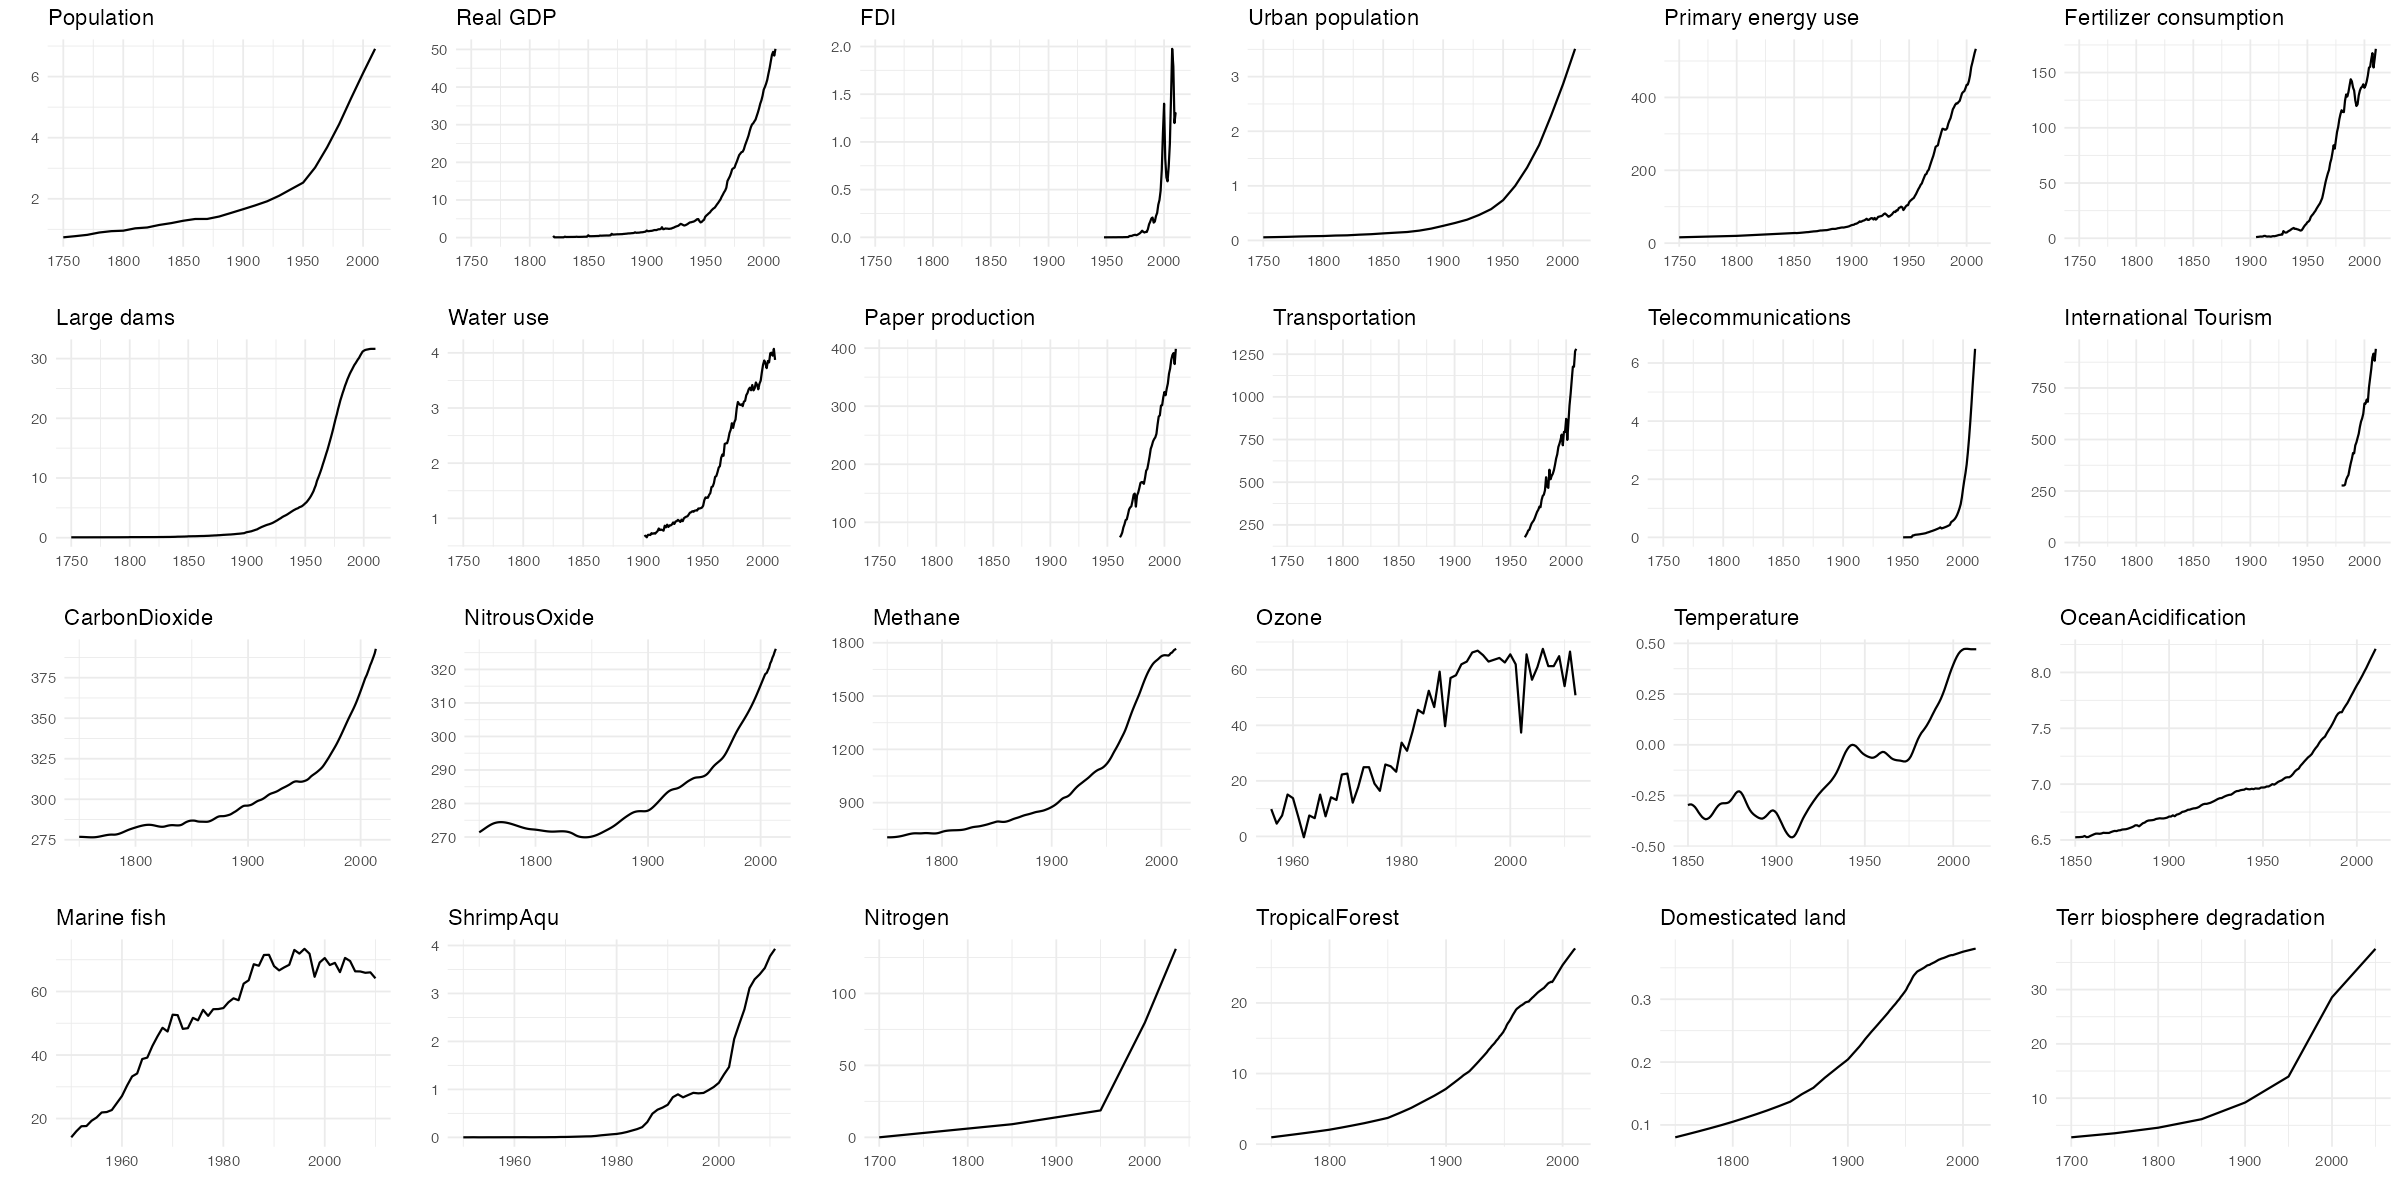

R code for this plot:
# Install and load necessary libraries --------------------------------------
library(readxl)
library(ggplot2)
library(gridExtra)

# Set up paths in case they haven't already been created for our workspace --------------------------------------

if (dir.exists("data") == FALSE) {
  dir.create("data")
}

# Import Excel file with various sheets into R --------------------------------------

file_path <- ('data/IGBPGreatAccelerationdatacollection_clean.xlsx')
sheet_names <- excel_sheets(file_path)
all_sheets <- lapply(sheet_names, function(sheet) read_excel(file_path, sheet = sheet, col_names = c("Year", "X"), skip = 1))
names(all_sheets) <- sheet_names

# Create line charts for each sheet --------------------------------------
plots <- lapply(sheet_names, function(sheet) {
  ggplot(all_sheets[[sheet]], aes(x = Year, y = X)) +
    geom_line() +
    labs(title = paste(sheet), x = "", y = "") +
    theme_minimal(base_size = 9)
})

# Arrange the plots as a faceted chart --------------------------------------
plot <- grid.arrange(grobs = plots, ncol = 6)  # Adjust the number of columns as needed

# Save chart to PNG file --------------------------------------
ggsave("great_acceleration.png", plot, width = 2400, height = 1200, dpi = 150, units = "px", )
